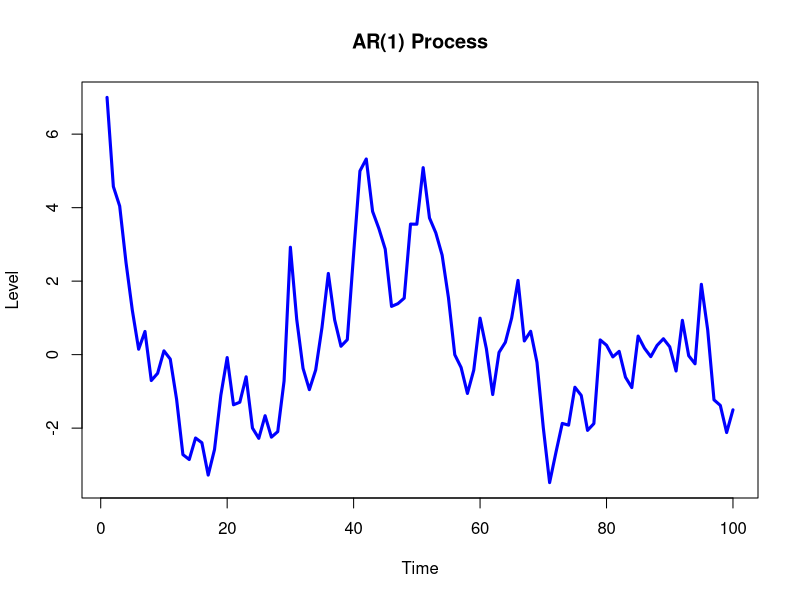
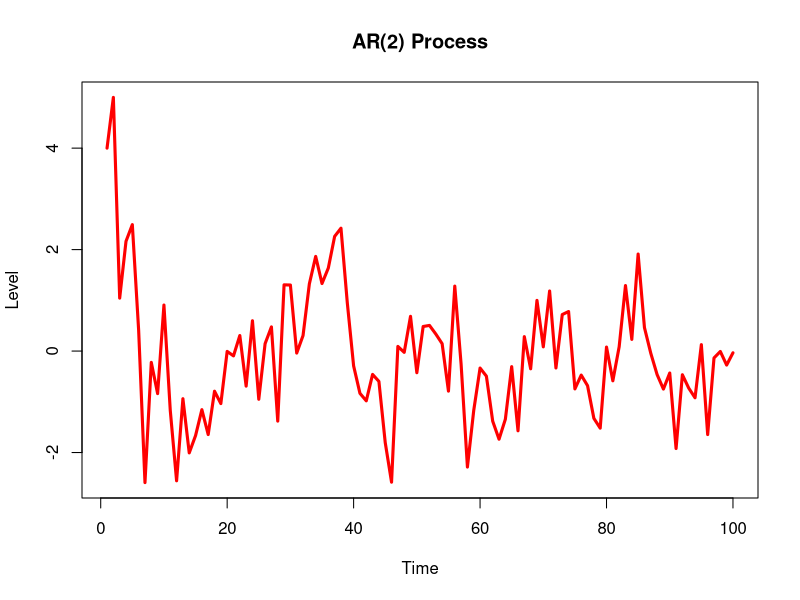

Source code (R) for these figures, in order:
################################################################################
# 
# ECON 853: Time Series Econometrics
# Introductory Examples
# 
# Lee Morin, Ph.D.
# Adjunct Assistant Professor
# Queen's University
# 
# January 11, 2018
# 
################################################################################
# 
# This program provides introductory examples of R code for time series modeling.
# 
# 
# 
################################################################################


################################################################################
# Setup Workspace and Load Libraries
################################################################################

# Clear workspace.
rm(list=ls(all=TRUE))

# No libraries required.


################################################################################
# Example 1: First-order AutoRegressive model - AR(1)
################################################################################

#--------------------------------------------------------------------------------
# Set Parameters and Generate Data
#--------------------------------------------------------------------------------

phi_1_1 <- 0.75     # Autoregressive parameter
sigma_2 <- 1        # Variance of innovations
num_obs <- 100      # Number of observations
y_1_0 <- 7          # Initial value

# Initialize time series.
time_series <- data.frame(time = 1:num_obs,
                          epsilon_1 = rnorm(n = num_obs, mean = 0, sd = sigma_2),
                          ar_1 = numeric(num_obs))

time_series[1, 'ar_1'] <- y_1_0

# Generate series.
for (t in 2:num_obs) {
  
  time_series[t, 'ar_1'] <- phi_1_1*time_series[t - 1, 'ar_1'] + time_series[t, 'epsilon_1']
  
}


#--------------------------------------------------------------------------------
# Plot the series
#--------------------------------------------------------------------------------

# Start with a blank plot to set the axes and labels.
plot(time_series[, 'time'], 
     time_series[, 'ar_1'], 
     type = 'n',
     main = 'AR(1) Process', 
     xlab = 'Time', 
     ylab = 'Level')
# Fill in with a line plot with settings for line style.
lines(time_series[, 'time'], 
      time_series[, 'ar_1'],
      type = 'l', 
      lwd = 3,
      col = 'blue')




################################################################################
# Example 2: Second-order AutoRegressive model - AR(2)
################################################################################

#--------------------------------------------------------------------------------
# Set Parameters and Generate Data
#--------------------------------------------------------------------------------

phi_2_1 <- 0.60     # Autoregressive parameter
phi_2_2 <- 0.20     # Autoregressive parameter
y_2_0 <- c(4, 5)    # Initial values (first two observations)

# Append a new series of innovations.
time_series[, 'epsilon_2'] <- rnorm(n = num_obs, mean = 0, sd = sigma_2)

# Initialize time series.
time_series[1:2, 'ar_2'] <- y_2_0

# Generate series.
for (t in 3:num_obs) {
  
  time_series[t, 'ar_2'] <- phi_2_1*time_series[t - 1, 'ar_2'] + 
    phi_2_2*time_series[t - 2, 'ar_2'] + time_series[t, 'epsilon_2']
  
}


#--------------------------------------------------------------------------------
# Plot the series
#--------------------------------------------------------------------------------

# Start with a blank plot to set the axes and labels.
plot(time_series[, 'time'], 
     time_series[, 'ar_2'], 
     type = 'n',
     main = 'AR(2) Process', 
     xlab = 'Time', 
     ylab = 'Level')
# Fill in with a line plot with settings for line style.
lines(time_series[, 'time'], 
      time_series[, 'ar_2'],
      type = 'l', 
      lwd = 3,
      col = 'red')



################################################################################
# Estimate the Coefficients
################################################################################


#--------------------------------------------------------------------------------
# Example 1: First-order AutoRegressive model - AR(1)
#--------------------------------------------------------------------------------

# Generate lagged values of the variable.
time_series[, 'ar_1_lag'] <- c(NA, time_series[1:(num_obs - 1), 'ar_1'])

head(time_series[, c('ar_1', 'ar_1_lag')])

# Specify the equation to estimate.
fmla_string <- 'ar_1 ~ ar_1_lag'
fmla <- as.formula(fmla_string)

ar_1_model <- lm(data = time_series, formula = fmla)

summary(ar_1_model)

#--------------------------------------------------------------------------------
# Example 2: Second-order AutoRegressive model - AR(2)
#--------------------------------------------------------------------------------

# Generate lagged values of the variable.
time_series[, 'ar_2_lag_1'] <- c(NA, time_series[1:(num_obs - 1), 'ar_2'])
time_series[, 'ar_2_lag_2'] <- c(NA, NA, time_series[1:(num_obs - 2), 'ar_2'])

head(time_series[, c('ar_2', 'ar_2_lag_1', 'ar_2_lag_2')])


# Specify the equation to estimate.
fmla_string <- 'ar_2 ~ ar_2_lag_1 + ar_2_lag_2'
fmla <- as.formula(fmla_string)

ar_2_model <- lm(data = time_series, formula = fmla)

summary(ar_2_model)



################################################################################
# End
################################################################################